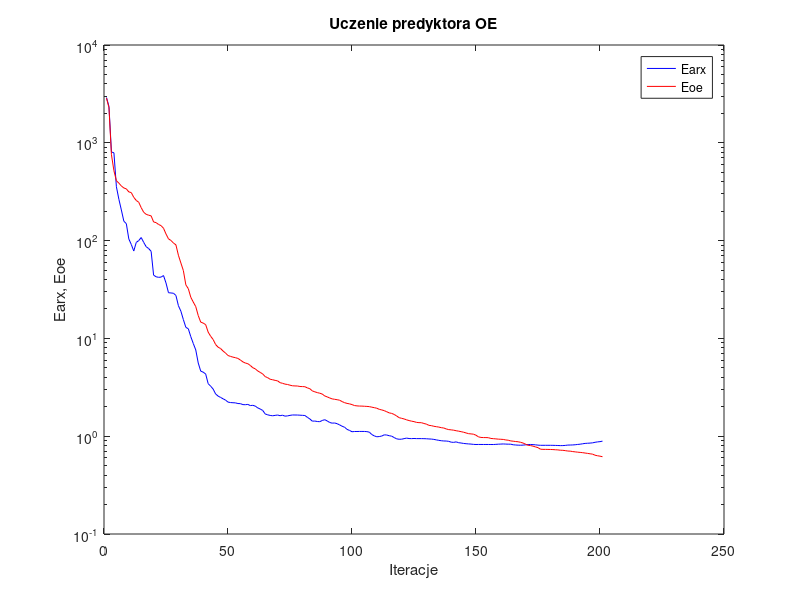
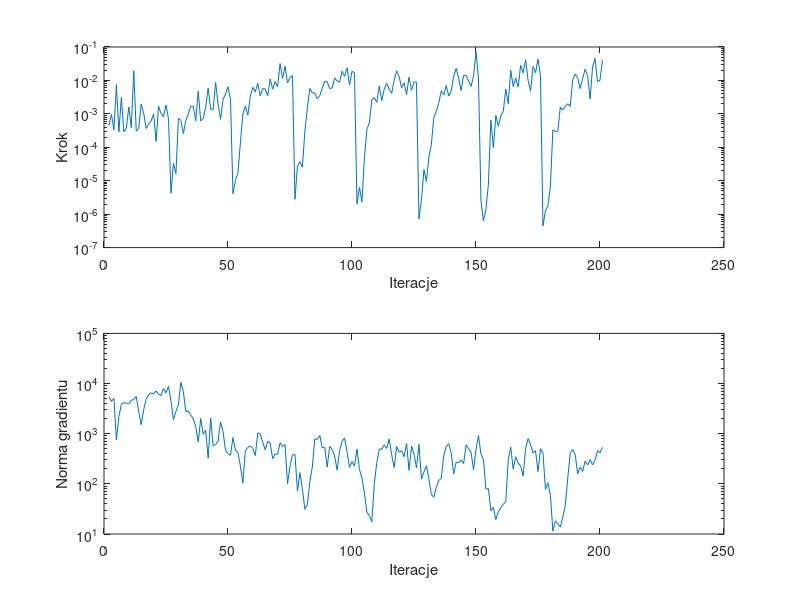

Here is the MATLAB script that generated these plots, in order:
%uczenie predyktora oe
clear all;
n=0; farx(n+1)=2.906196e+003; foe(n+1)=2.867004e+003; wspucz(n+1)=0.000000e+000; ng(n+1)=0.000000e+000;
%odnowa zmiennej metryki
n=1; farx(n+1)=2.352262e+003; foe(n+1)=2.289879e+003; krok(n+1)=4.430569e-004; ng(n+1)=5.480094e+003;
n=2; farx(n+1)=8.048413e+002; foe(n+1)=7.560915e+002; krok(n+1)=9.701682e-004; ng(n+1)=4.406990e+003;
n=3; farx(n+1)=7.904448e+002; foe(n+1)=5.177636e+002; krok(n+1)=3.308775e-004; ng(n+1)=5.068278e+003;
n=4; farx(n+1)=3.551690e+002; foe(n+1)=4.096611e+002; krok(n+1)=7.530795e-003; ng(n+1)=7.521723e+002;
n=5; farx(n+1)=2.645073e+002; foe(n+1)=3.867485e+002; krok(n+1)=2.908501e-004; ng(n+1)=2.209595e+003;
n=6; farx(n+1)=2.055816e+002; foe(n+1)=3.620212e+002; krok(n+1)=3.049962e-003; ng(n+1)=3.868894e+003;
n=7; farx(n+1)=1.579748e+002; foe(n+1)=3.451548e+002; krok(n+1)=2.911597e-004; ng(n+1)=4.168930e+003;
n=8; farx(n+1)=1.490444e+002; foe(n+1)=3.381996e+002; krok(n+1)=3.776610e-004; ng(n+1)=4.051124e+003;
n=9; farx(n+1)=1.040550e+002; foe(n+1)=3.148559e+002; krok(n+1)=1.613862e-003; ng(n+1)=3.963777e+003;
n=10; farx(n+1)=9.131124e+001; foe(n+1)=3.095574e+002; krok(n+1)=3.902677e-004; ng(n+1)=4.686170e+003;
n=11; farx(n+1)=7.822834e+001; foe(n+1)=2.770903e+002; krok(n+1)=1.953985e-002; ng(n+1)=4.770892e+003;
n=12; farx(n+1)=9.577029e+001; foe(n+1)=2.574047e+002; krok(n+1)=3.019151e-004; ng(n+1)=5.499437e+003;
n=13; farx(n+1)=1.000178e+002; foe(n+1)=2.467072e+002; krok(n+1)=3.697036e-004; ng(n+1)=2.762563e+003;
n=14; farx(n+1)=1.074897e+002; foe(n+1)=2.170954e+002; krok(n+1)=1.973958e-003; ng(n+1)=1.514033e+003;
n=15; farx(n+1)=9.598230e+001; foe(n+1)=1.950784e+002; krok(n+1)=1.039753e-003; ng(n+1)=3.017332e+003;
n=16; farx(n+1)=8.665374e+001; foe(n+1)=1.856296e+002; krok(n+1)=3.653756e-004; ng(n+1)=4.865255e+003;
n=17; farx(n+1)=8.294994e+001; foe(n+1)=1.818216e+002; krok(n+1)=4.822659e-004; ng(n+1)=6.003478e+003;
n=18; farx(n+1)=7.770169e+001; foe(n+1)=1.790927e+002; krok(n+1)=6.121165e-004; ng(n+1)=6.522643e+003;
n=19; farx(n+1)=4.433825e+001; foe(n+1)=1.551406e+002; krok(n+1)=9.992456e-004; ng(n+1)=6.174468e+003;
n=20; farx(n+1)=4.268671e+001; foe(n+1)=1.526847e+002; krok(n+1)=1.484824e-004; ng(n+1)=7.088956e+003;
n=21; farx(n+1)=4.211079e+001; foe(n+1)=1.462202e+002; krok(n+1)=1.700059e-003; ng(n+1)=6.191429e+003;
n=22; farx(n+1)=4.234995e+001; foe(n+1)=1.422643e+002; krok(n+1)=1.013887e-003; ng(n+1)=5.757697e+003;
n=23; farx(n+1)=4.390067e+001; foe(n+1)=1.336873e+002; krok(n+1)=8.259539e-004; ng(n+1)=8.034192e+003;
n=24; farx(n+1)=3.687527e+001; foe(n+1)=1.168977e+002; krok(n+1)=1.849454e-003; ng(n+1)=6.508938e+003;
n=25; farx(n+1)=2.931759e+001; foe(n+1)=1.041976e+002; krok(n+1)=7.315478e-004; ng(n+1)=8.786016e+003;
%odnowa zmiennej metryki
n=26; farx(n+1)=2.914486e+001; foe(n+1)=1.003136e+002; krok(n+1)=4.250599e-006; ng(n+1)=4.567550e+003;
n=27; farx(n+1)=2.896381e+001; foe(n+1)=9.447926e+001; krok(n+1)=3.387548e-005; ng(n+1)=1.913676e+003;
n=28; farx(n+1)=2.748701e+001; foe(n+1)=9.044861e+001; krok(n+1)=1.611823e-005; ng(n+1)=2.781684e+003;
n=29; farx(n+1)=2.160555e+001; foe(n+1)=7.081010e+001; krok(n+1)=7.295556e-004; ng(n+1)=3.792594e+003;
n=30; farx(n+1)=1.897395e+001; foe(n+1)=5.902204e+001; krok(n+1)=6.359070e-004; ng(n+1)=1.060040e+004;
n=31; farx(n+1)=1.557130e+001; foe(n+1)=4.937668e+001; krok(n+1)=2.548531e-004; ng(n+1)=6.805154e+003;
n=32; farx(n+1)=1.297911e+001; foe(n+1)=3.527144e+001; krok(n+1)=6.384605e-004; ng(n+1)=2.744026e+003;
n=33; farx(n+1)=1.253544e+001; foe(n+1)=3.224606e+001; krok(n+1)=1.001196e-003; ng(n+1)=2.844617e+003;
n=34; farx(n+1)=1.041009e+001; foe(n+1)=2.630910e+001; krok(n+1)=1.691206e-003; ng(n+1)=2.328644e+003;
n=35; farx(n+1)=8.869288e+000; foe(n+1)=2.351507e+001; krok(n+1)=1.671680e-003; ng(n+1)=2.002994e+003;
n=36; farx(n+1)=7.620440e+000; foe(n+1)=2.112291e+001; krok(n+1)=6.218716e-004; ng(n+1)=1.353480e+003;
n=37; farx(n+1)=5.601641e+000; foe(n+1)=1.711244e+001; krok(n+1)=4.756638e-003; ng(n+1)=6.822735e+002;
n=38; farx(n+1)=4.628116e+000; foe(n+1)=1.466482e+001; krok(n+1)=6.135612e-004; ng(n+1)=2.013708e+003;
n=39; farx(n+1)=4.518525e+000; foe(n+1)=1.434502e+001; krok(n+1)=7.315478e-004; ng(n+1)=9.780203e+002;
n=40; farx(n+1)=4.319436e+000; foe(n+1)=1.381850e+001; krok(n+1)=1.605669e-003; ng(n+1)=1.176169e+003;
n=41; farx(n+1)=3.446495e+000; foe(n+1)=1.159369e+001; krok(n+1)=5.829338e-003; ng(n+1)=3.241040e+002;
n=42; farx(n+1)=3.246590e+000; foe(n+1)=1.052243e+001; krok(n+1)=1.387045e-003; ng(n+1)=2.041043e+003;
n=43; farx(n+1)=3.037086e+000; foe(n+1)=9.746307e+000; krok(n+1)=1.330026e-003; ng(n+1)=5.728515e+002;
n=44; farx(n+1)=2.705206e+000; foe(n+1)=8.662087e+000; krok(n+1)=8.744518e-003; ng(n+1)=6.077194e+002;
n=45; farx(n+1)=2.571392e+000; foe(n+1)=8.132151e+000; krok(n+1)=1.934289e-003; ng(n+1)=7.182919e+002;
n=46; farx(n+1)=2.492072e+000; foe(n+1)=7.881286e+000; krok(n+1)=6.822427e-004; ng(n+1)=1.707396e+003;
n=47; farx(n+1)=2.413501e+000; foe(n+1)=7.434438e+000; krok(n+1)=2.707062e-003; ng(n+1)=1.096314e+003;
n=48; farx(n+1)=2.340280e+000; foe(n+1)=7.079767e+000; krok(n+1)=3.930173e-003; ng(n+1)=4.729483e+002;
n=49; farx(n+1)=2.232069e+000; foe(n+1)=6.684468e+000; krok(n+1)=6.480489e-003; ng(n+1)=4.019101e+002;
n=50; farx(n+1)=2.208670e+000; foe(n+1)=6.547162e+000; krok(n+1)=2.716773e-003; ng(n+1)=3.706951e+002;
%odnowa zmiennej metryki
n=51; farx(n+1)=2.198693e+000; foe(n+1)=6.433239e+000; krok(n+1)=4.109882e-006; ng(n+1)=8.343234e+002;
n=52; farx(n+1)=2.192382e+000; foe(n+1)=6.352673e+000; krok(n+1)=1.023989e-005; ng(n+1)=4.684647e+002;
n=53; farx(n+1)=2.157427e+000; foe(n+1)=6.238845e+000; krok(n+1)=1.689056e-005; ng(n+1)=4.173501e+002;
n=54; farx(n+1)=2.152572e+000; foe(n+1)=6.012076e+000; krok(n+1)=1.360048e-004; ng(n+1)=2.262428e+002;
n=55; farx(n+1)=2.103724e+000; foe(n+1)=5.753161e+000; krok(n+1)=1.002892e-003; ng(n+1)=1.042024e+002;
n=56; farx(n+1)=2.098885e+000; foe(n+1)=5.600710e+000; krok(n+1)=1.713514e-003; ng(n+1)=4.583918e+002;
n=57; farx(n+1)=2.115291e+000; foe(n+1)=5.511878e+000; krok(n+1)=9.152390e-004; ng(n+1)=5.314995e+002;
n=58; farx(n+1)=2.055204e+000; foe(n+1)=5.287252e+000; krok(n+1)=3.411474e-003; ng(n+1)=5.710410e+002;
n=59; farx(n+1)=2.070321e+000; foe(n+1)=5.015544e+000; krok(n+1)=6.255325e-003; ng(n+1)=5.099845e+002;
n=60; farx(n+1)=2.030671e+000; foe(n+1)=4.884176e+000; krok(n+1)=4.539152e-003; ng(n+1)=3.660434e+002;
n=61; farx(n+1)=1.947021e+000; foe(n+1)=4.642973e+000; krok(n+1)=8.190859e-003; ng(n+1)=1.034670e+003;
n=62; farx(n+1)=1.897429e+000; foe(n+1)=4.491123e+000; krok(n+1)=3.400118e-003; ng(n+1)=1.005378e+003;
n=63; farx(n+1)=1.832853e+000; foe(n+1)=4.326414e+000; krok(n+1)=5.770731e-003; ng(n+1)=6.744657e+002;
n=64; farx(n+1)=1.688853e+000; foe(n+1)=4.069367e+000; krok(n+1)=5.548179e-003; ng(n+1)=4.757192e+002;
n=65; farx(n+1)=1.653766e+000; foe(n+1)=3.966466e+000; krok(n+1)=3.485222e-003; ng(n+1)=7.059712e+002;
n=66; farx(n+1)=1.630822e+000; foe(n+1)=3.821253e+000; krok(n+1)=1.109636e-002; ng(n+1)=6.542255e+002;
n=67; farx(n+1)=1.617680e+000; foe(n+1)=3.778794e+000; krok(n+1)=5.478088e-003; ng(n+1)=3.145555e+002;
n=68; farx(n+1)=1.632564e+000; foe(n+1)=3.722033e+000; krok(n+1)=9.249437e-003; ng(n+1)=3.970638e+002;
n=69; farx(n+1)=1.646692e+000; foe(n+1)=3.678842e+000; krok(n+1)=6.425309e-003; ng(n+1)=3.827839e+002;
n=70; farx(n+1)=1.620429e+000; foe(n+1)=3.527025e+000; krok(n+1)=3.203828e-002; ng(n+1)=6.582004e+002;
n=71; farx(n+1)=1.639905e+000; foe(n+1)=3.473168e+000; krok(n+1)=1.136199e-002; ng(n+1)=5.563900e+002;
n=72; farx(n+1)=1.602984e+000; foe(n+1)=3.408622e+000; krok(n+1)=2.629130e-002; ng(n+1)=6.095190e+002;
n=73; farx(n+1)=1.613639e+000; foe(n+1)=3.379054e+000; krok(n+1)=8.516524e-003; ng(n+1)=9.994648e+001;
n=74; farx(n+1)=1.633067e+000; foe(n+1)=3.323075e+000; krok(n+1)=1.213054e-002; ng(n+1)=2.240406e+002;
n=75; farx(n+1)=1.648398e+000; foe(n+1)=3.278276e+000; krok(n+1)=1.389524e-002; ng(n+1)=3.776491e+002;
%odnowa zmiennej metryki
n=76; farx(n+1)=1.647196e+000; foe(n+1)=3.265643e+000; krok(n+1)=2.798236e-006; ng(n+1)=3.844659e+002;
n=77; farx(n+1)=1.646163e+000; foe(n+1)=3.260965e+000; krok(n+1)=2.689247e-005; ng(n+1)=7.179730e+001;
n=78; farx(n+1)=1.640135e+000; foe(n+1)=3.223049e+000; krok(n+1)=3.705547e-005; ng(n+1)=1.681298e+002;
n=79; farx(n+1)=1.634145e+000; foe(n+1)=3.217115e+000; krok(n+1)=2.555890e-005; ng(n+1)=7.781275e+001;
n=80; farx(n+1)=1.627916e+000; foe(n+1)=3.206089e+000; krok(n+1)=3.030901e-004; ng(n+1)=3.098894e+001;
n=81; farx(n+1)=1.560394e+000; foe(n+1)=3.119737e+000; krok(n+1)=1.486486e-003; ng(n+1)=3.840895e+001;
n=82; farx(n+1)=1.500792e+000; foe(n+1)=3.059332e+000; krok(n+1)=5.770731e-003; ng(n+1)=1.118722e+002;
n=83; farx(n+1)=1.425092e+000; foe(n+1)=2.904381e+000; krok(n+1)=4.258262e-003; ng(n+1)=2.168389e+002;
n=84; farx(n+1)=1.428968e+000; foe(n+1)=2.843916e+000; krok(n+1)=4.236653e-003; ng(n+1)=7.944538e+002;
n=85; farx(n+1)=1.413423e+000; foe(n+1)=2.790963e+000; krok(n+1)=2.855545e-003; ng(n+1)=7.696595e+002;
n=86; farx(n+1)=1.407112e+000; foe(n+1)=2.751361e+000; krok(n+1)=3.475168e-003; ng(n+1)=9.280207e+002;
n=87; farx(n+1)=1.447627e+000; foe(n+1)=2.698337e+000; krok(n+1)=5.829556e-003; ng(n+1)=5.213419e+002;
n=88; farx(n+1)=1.475772e+000; foe(n+1)=2.579875e+000; krok(n+1)=9.454744e-003; ng(n+1)=5.377645e+002;
n=89; farx(n+1)=1.432648e+000; foe(n+1)=2.524667e+000; krok(n+1)=9.045235e-003; ng(n+1)=2.159934e+002;
n=90; farx(n+1)=1.381740e+000; foe(n+1)=2.459930e+000; krok(n+1)=5.711090e-003; ng(n+1)=5.601380e+002;
n=91; farx(n+1)=1.359571e+000; foe(n+1)=2.407641e+000; krok(n+1)=5.967206e-003; ng(n+1)=4.879281e+002;
n=92; farx(n+1)=1.365307e+000; foe(n+1)=2.383871e+000; krok(n+1)=1.193441e-002; ng(n+1)=3.601067e+002;
n=93; farx(n+1)=1.342582e+000; foe(n+1)=2.361756e+000; krok(n+1)=9.590335e-003; ng(n+1)=1.873122e+002;
n=94; farx(n+1)=1.305233e+000; foe(n+1)=2.333809e+000; krok(n+1)=8.875371e-003; ng(n+1)=4.588104e+002;
n=95; farx(n+1)=1.264688e+000; foe(n+1)=2.260053e+000; krok(n+1)=1.897240e-002; ng(n+1)=7.041714e+002;
n=96; farx(n+1)=1.235602e+000; foe(n+1)=2.203279e+000; krok(n+1)=1.321526e-002; ng(n+1)=8.159621e+002;
n=97; farx(n+1)=1.174645e+000; foe(n+1)=2.164388e+000; krok(n+1)=2.386882e-002; ng(n+1)=4.340641e+002;
n=98; farx(n+1)=1.145560e+000; foe(n+1)=2.141558e+000; krok(n+1)=7.314625e-003; ng(n+1)=2.140809e+002;
n=99; farx(n+1)=1.110686e+000; foe(n+1)=2.105344e+000; krok(n+1)=1.887308e-002; ng(n+1)=2.785895e+002;
n=100; farx(n+1)=1.116844e+000; foe(n+1)=2.058008e+000; krok(n+1)=1.660018e-002; ng(n+1)=2.251788e+002;
%odnowa zmiennej metryki
n=101; farx(n+1)=1.117436e+000; foe(n+1)=2.041702e+000; krok(n+1)=1.985021e-006; ng(n+1)=4.913724e+002;
n=102; farx(n+1)=1.118764e+000; foe(n+1)=2.033405e+000; krok(n+1)=6.353999e-006; ng(n+1)=1.955423e+002;
n=103; farx(n+1)=1.118978e+000; foe(n+1)=2.031306e+000; krok(n+1)=2.319883e-006; ng(n+1)=1.321722e+002;
n=104; farx(n+1)=1.118286e+000; foe(n+1)=2.023890e+000; krok(n+1)=4.687315e-005; ng(n+1)=6.564104e+001;
n=105; farx(n+1)=1.113884e+000; foe(n+1)=2.016907e+000; krok(n+1)=3.467612e-004; ng(n+1)=2.678985e+001;
n=106; farx(n+1)=1.099444e+000; foe(n+1)=2.006754e+000; krok(n+1)=5.394877e-004; ng(n+1)=2.318338e+001;
n=107; farx(n+1)=1.039464e+000; foe(n+1)=1.980242e+000; krok(n+1)=2.659087e-003; ng(n+1)=1.755357e+001;
n=108; farx(n+1)=1.007380e+000; foe(n+1)=1.957889e+000; krok(n+1)=3.065383e-003; ng(n+1)=1.031614e+002;
n=109; farx(n+1)=9.868454e-001; foe(n+1)=1.931652e+000; krok(n+1)=2.201622e-003; ng(n+1)=2.641833e+002;
n=110; farx(n+1)=9.919477e-001; foe(n+1)=1.882649e+000; krok(n+1)=6.854056e-003; ng(n+1)=4.963612e+002;
n=111; farx(n+1)=1.004160e+000; foe(n+1)=1.856307e+000; krok(n+1)=2.464960e-003; ng(n+1)=4.880023e+002;
n=112; farx(n+1)=1.032430e+000; foe(n+1)=1.824799e+000; krok(n+1)=5.548179e-003; ng(n+1)=5.977329e+002;
n=113; farx(n+1)=1.028665e+000; foe(n+1)=1.779257e+000; krok(n+1)=8.130648e-003; ng(n+1)=5.084868e+002;
n=114; farx(n+1)=1.011568e+000; foe(n+1)=1.731690e+000; krok(n+1)=5.478088e-003; ng(n+1)=7.826564e+002;
n=115; farx(n+1)=1.001129e+000; foe(n+1)=1.710944e+000; krok(n+1)=4.090464e-003; ng(n+1)=3.774857e+002;
n=116; farx(n+1)=9.686801e-001; foe(n+1)=1.669782e+000; krok(n+1)=1.000726e-002; ng(n+1)=2.118436e+002;
n=117; farx(n+1)=9.398745e-001; foe(n+1)=1.609755e+000; krok(n+1)=1.931884e-002; ng(n+1)=5.534521e+002;
n=118; farx(n+1)=9.305999e-001; foe(n+1)=1.547511e+000; krok(n+1)=1.311143e-002; ng(n+1)=4.276837e+002;
n=119; farx(n+1)=9.320436e-001; foe(n+1)=1.523281e+000; krok(n+1)=6.047937e-003; ng(n+1)=4.561091e+002;
n=120; farx(n+1)=9.446603e-001; foe(n+1)=1.501691e+000; krok(n+1)=8.494456e-003; ng(n+1)=3.462341e+002;
n=121; farx(n+1)=9.562598e-001; foe(n+1)=1.470160e+000; krok(n+1)=3.790265e-003; ng(n+1)=6.423949e+002;
n=122; farx(n+1)=9.467431e-001; foe(n+1)=1.445512e+000; krok(n+1)=1.258748e-002; ng(n+1)=1.854413e+002;
n=123; farx(n+1)=9.444493e-001; foe(n+1)=1.424860e+000; krok(n+1)=5.060913e-003; ng(n+1)=5.628213e+002;
n=124; farx(n+1)=9.475597e-001; foe(n+1)=1.409873e+000; krok(n+1)=9.041785e-003; ng(n+1)=3.920941e+002;
n=125; farx(n+1)=9.449035e-001; foe(n+1)=1.384733e+000; krok(n+1)=8.744518e-003; ng(n+1)=2.082597e+002;
%odnowa zmiennej metryki
n=126; farx(n+1)=9.448690e-001; foe(n+1)=1.376083e+000; krok(n+1)=7.142926e-007; ng(n+1)=6.114703e+002;
n=127; farx(n+1)=9.447900e-001; foe(n+1)=1.374706e+000; krok(n+1)=2.625333e-006; ng(n+1)=1.245522e+002;
n=128; farx(n+1)=9.437963e-001; foe(n+1)=1.348783e+000; krok(n+1)=2.167257e-005; ng(n+1)=1.733003e+002;
n=129; farx(n+1)=9.417157e-001; foe(n+1)=1.329613e+000; krok(n+1)=9.531630e-006; ng(n+1)=2.291934e+002;
n=130; farx(n+1)=9.372853e-001; foe(n+1)=1.291573e+000; krok(n+1)=5.075699e-005; ng(n+1)=1.261038e+002;
n=131; farx(n+1)=9.348446e-001; foe(n+1)=1.282614e+000; krok(n+1)=1.215958e-004; ng(n+1)=6.130266e+001;
n=132; farx(n+1)=9.277398e-001; foe(n+1)=1.262786e+000; krok(n+1)=7.941269e-004; ng(n+1)=5.415760e+001;
n=133; farx(n+1)=9.171490e-001; foe(n+1)=1.251452e+000; krok(n+1)=1.176191e-003; ng(n+1)=8.597970e+001;
n=134; farx(n+1)=9.070866e-001; foe(n+1)=1.239561e+000; krok(n+1)=2.156451e-003; ng(n+1)=1.175402e+002;
n=135; farx(n+1)=8.991928e-001; foe(n+1)=1.222514e+000; krok(n+1)=4.912155e-003; ng(n+1)=1.276001e+002;
n=136; farx(n+1)=8.937285e-001; foe(n+1)=1.213004e+000; krok(n+1)=3.625910e-003; ng(n+1)=3.689664e+002;
n=137; farx(n+1)=8.926530e-001; foe(n+1)=1.186389e+000; krok(n+1)=7.032104e-003; ng(n+1)=5.488708e+002;
n=138; farx(n+1)=8.862297e-001; foe(n+1)=1.168121e+000; krok(n+1)=3.400118e-003; ng(n+1)=6.333061e+002;
n=139; farx(n+1)=8.688149e-001; foe(n+1)=1.161352e+000; krok(n+1)=4.838912e-003; ng(n+1)=4.139204e+002;
n=140; farx(n+1)=8.649022e-001; foe(n+1)=1.151952e+000; krok(n+1)=1.340015e-002; ng(n+1)=1.585136e+002;
n=141; farx(n+1)=8.754202e-001; foe(n+1)=1.137939e+000; krok(n+1)=2.284436e-002; ng(n+1)=2.700181e+002;
n=142; farx(n+1)=8.578620e-001; foe(n+1)=1.125637e+000; krok(n+1)=1.153579e-002; ng(n+1)=2.635776e+002;
n=143; farx(n+1)=8.521402e-001; foe(n+1)=1.113054e+000; krok(n+1)=4.949772e-003; ng(n+1)=2.977971e+002;
n=144; farx(n+1)=8.432676e-001; foe(n+1)=1.097787e+000; krok(n+1)=1.429000e-002; ng(n+1)=2.532408e+002;
n=145; farx(n+1)=8.381696e-001; foe(n+1)=1.079804e+000; krok(n+1)=1.394089e-002; ng(n+1)=5.969334e+002;
n=146; farx(n+1)=8.337800e-001; foe(n+1)=1.061669e+000; krok(n+1)=9.691715e-003; ng(n+1)=4.969266e+002;
n=147; farx(n+1)=8.307517e-001; foe(n+1)=1.055739e+000; krok(n+1)=6.607631e-003; ng(n+1)=4.285827e+002;
n=148; farx(n+1)=8.248536e-001; foe(n+1)=1.048711e+000; krok(n+1)=1.340015e-002; ng(n+1)=1.889527e+002;
n=149; farx(n+1)=8.225010e-001; foe(n+1)=1.023056e+000; krok(n+1)=7.159043e-002; ng(n+1)=4.824064e+002;
n=150; farx(n+1)=8.235577e-001; foe(n+1)=9.847627e-001; krok(n+1)=1.109636e-002; ng(n+1)=9.260625e+002;
%odnowa zmiennej metryki
n=151; farx(n+1)=8.231159e-001; foe(n+1)=9.714117e-001; krok(n+1)=2.405510e-006; ng(n+1)=3.886206e+002;
n=152; farx(n+1)=8.229445e-001; foe(n+1)=9.684556e-001; krok(n+1)=6.266905e-007; ng(n+1)=3.048136e+002;
n=153; farx(n+1)=8.229313e-001; foe(n+1)=9.681276e-001; krok(n+1)=1.378341e-006; ng(n+1)=7.868884e+001;
n=154; farx(n+1)=8.230441e-001; foe(n+1)=9.655952e-001; krok(n+1)=7.886742e-006; ng(n+1)=7.988864e+001;
n=155; farx(n+1)=8.223418e-001; foe(n+1)=9.483289e-001; krok(n+1)=6.536097e-004; ng(n+1)=2.902790e+001;
n=156; farx(n+1)=8.221806e-001; foe(n+1)=9.439139e-001; krok(n+1)=9.675577e-005; ng(n+1)=3.394868e+001;
n=157; farx(n+1)=8.251069e-001; foe(n+1)=9.387514e-001; krok(n+1)=8.989595e-004; ng(n+1)=1.941638e+001;
n=158; farx(n+1)=8.288165e-001; foe(n+1)=9.331408e-001; krok(n+1)=4.251583e-004; ng(n+1)=2.782732e+001;
n=159; farx(n+1)=8.307313e-001; foe(n+1)=9.302261e-001; krok(n+1)=8.790130e-004; ng(n+1)=3.356018e+001;
n=160; farx(n+1)=8.333579e-001; foe(n+1)=9.266769e-001; krok(n+1)=1.190370e-003; ng(n+1)=3.926513e+001;
n=161; farx(n+1)=8.305092e-001; foe(n+1)=9.156154e-001; krok(n+1)=5.548179e-003; ng(n+1)=4.341586e+001;
n=162; farx(n+1)=8.288817e-001; foe(n+1)=9.096798e-001; krok(n+1)=2.013418e-003; ng(n+1)=3.011019e+002;
n=163; farx(n+1)=8.286165e-001; foe(n+1)=8.949418e-001; krok(n+1)=2.015462e-002; ng(n+1)=5.415898e+002;
n=164; farx(n+1)=8.173053e-001; foe(n+1)=8.890016e-001; krok(n+1)=6.525058e-003; ng(n+1)=1.963767e+002;
n=165; farx(n+1)=8.128968e-001; foe(n+1)=8.820880e-001; krok(n+1)=1.177574e-002; ng(n+1)=3.457319e+002;
n=166; farx(n+1)=8.097673e-001; foe(n+1)=8.774061e-001; krok(n+1)=6.303106e-003; ng(n+1)=2.615630e+002;
n=167; farx(n+1)=8.087985e-001; foe(n+1)=8.656326e-001; krok(n+1)=2.835564e-002; ng(n+1)=2.270600e+002;
n=168; farx(n+1)=8.109825e-001; foe(n+1)=8.512324e-001; krok(n+1)=1.683407e-002; ng(n+1)=1.430335e+002;
n=169; farx(n+1)=8.161710e-001; foe(n+1)=8.281233e-001; krok(n+1)=4.186607e-002; ng(n+1)=4.992204e+002;
n=170; farx(n+1)=8.217183e-001; foe(n+1)=8.070304e-001; krok(n+1)=1.000091e-002; ng(n+1)=8.029494e+002;
n=171; farx(n+1)=8.229016e-001; foe(n+1)=8.016653e-001; krok(n+1)=4.723705e-003; ng(n+1)=6.038705e+002;
n=172; farx(n+1)=8.201123e-001; foe(n+1)=7.910681e-001; krok(n+1)=2.602503e-002; ng(n+1)=4.177966e+002;
n=173; farx(n+1)=8.164217e-001; foe(n+1)=7.771220e-001; krok(n+1)=1.706813e-002; ng(n+1)=4.555532e+002;
n=174; farx(n+1)=8.100363e-001; foe(n+1)=7.636946e-001; krok(n+1)=4.382471e-002; ng(n+1)=1.758482e+002;
n=175; farx(n+1)=8.072115e-001; foe(n+1)=7.364008e-001; krok(n+1)=1.394089e-002; ng(n+1)=5.014006e+002;
%odnowa zmiennej metryki
n=176; farx(n+1)=8.071354e-001; foe(n+1)=7.336582e-001; krok(n+1)=4.428782e-007; ng(n+1)=4.118310e+002;
n=177; farx(n+1)=8.071378e-001; foe(n+1)=7.333274e-001; krok(n+1)=1.251494e-006; ng(n+1)=7.795789e+001;
n=178; farx(n+1)=8.071622e-001; foe(n+1)=7.326398e-001; krok(n+1)=1.802881e-006; ng(n+1)=1.052449e+002;
n=179; farx(n+1)=8.070860e-001; foe(n+1)=7.316688e-001; krok(n+1)=6.935028e-006; ng(n+1)=5.920296e+001;
n=180; farx(n+1)=8.065047e-001; foe(n+1)=7.301314e-001; krok(n+1)=3.341463e-004; ng(n+1)=1.142166e+001;
n=181; farx(n+1)=8.050443e-001; foe(n+1)=7.269468e-001; krok(n+1)=2.884957e-004; ng(n+1)=1.837353e+001;
n=182; farx(n+1)=8.035507e-001; foe(n+1)=7.244153e-001; krok(n+1)=3.111125e-004; ng(n+1)=1.605279e+001;
n=183; farx(n+1)=8.012256e-001; foe(n+1)=7.188613e-001; krok(n+1)=1.587460e-003; ng(n+1)=1.369741e+001;
n=184; farx(n+1)=8.018261e-001; foe(n+1)=7.174141e-001; krok(n+1)=1.302087e-003; ng(n+1)=2.194675e+001;
n=185; farx(n+1)=8.051884e-001; foe(n+1)=7.121244e-001; krok(n+1)=1.667184e-003; ng(n+1)=3.686908e+001;
n=186; farx(n+1)=8.114412e-001; foe(n+1)=7.053539e-001; krok(n+1)=1.995464e-003; ng(n+1)=1.301579e+002;
n=187; farx(n+1)=8.122603e-001; foe(n+1)=7.033485e-001; krok(n+1)=1.674853e-003; ng(n+1)=4.108707e+002;
n=188; farx(n+1)=8.141304e-001; foe(n+1)=6.964160e-001; krok(n+1)=1.048329e-002; ng(n+1)=4.833006e+002;
n=189; farx(n+1)=8.178049e-001; foe(n+1)=6.916908e-001; krok(n+1)=1.561853e-002; ng(n+1)=3.800388e+002;
n=190; farx(n+1)=8.238188e-001; foe(n+1)=6.866144e-001; krok(n+1)=1.204622e-002; ng(n+1)=1.582416e+002;
n=191; farx(n+1)=8.283382e-001; foe(n+1)=6.828903e-001; krok(n+1)=5.711090e-003; ng(n+1)=2.159684e+002;
n=192; farx(n+1)=8.367603e-001; foe(n+1)=6.786613e-001; krok(n+1)=1.142218e-002; ng(n+1)=1.777642e+002;
n=193; farx(n+1)=8.439934e-001; foe(n+1)=6.728009e-001; krok(n+1)=2.173419e-002; ng(n+1)=2.847569e+002;
n=194; farx(n+1)=8.473178e-001; foe(n+1)=6.671533e-001; krok(n+1)=1.406421e-002; ng(n+1)=2.388259e+002;
n=195; farx(n+1)=8.502308e-001; foe(n+1)=6.610418e-001; krok(n+1)=2.774090e-003; ng(n+1)=3.001367e+002;
n=196; farx(n+1)=8.554259e-001; foe(n+1)=6.554935e-001; krok(n+1)=2.502768e-002; ng(n+1)=2.382262e+002;
n=197; farx(n+1)=8.662094e-001; foe(n+1)=6.392428e-001; krok(n+1)=4.614317e-002; ng(n+1)=2.998001e+002;
n=198; farx(n+1)=8.746675e-001; foe(n+1)=6.310901e-001; krok(n+1)=9.050552e-003; ng(n+1)=4.598247e+002;
n=199; farx(n+1)=8.798194e-001; foe(n+1)=6.250221e-001; krok(n+1)=1.021537e-002; ng(n+1)=4.179102e+002;
n=200; farx(n+1)=8.902768e-001; foe(n+1)=6.167474e-001; krok(n+1)=4.086147e-002; ng(n+1)=5.352012e+002;

figure; semilogy(farx,'b'); hold on; semilogy(foe,'r'); xlabel('Iteracje'); ylabel('Earx, Eoe'); legend('Earx','Eoe'); title('Uczenie predyktora OE');
figure; subplot(2,1,1); semilogy(krok); xlabel('Iteracje'); ylabel('Krok');
subplot(2,1,2); semilogy(ng); xlabel('Iteracje'); ylabel('Norma gradientu');
Earx=farx(n+1)
Eoe=foe(n+1)
